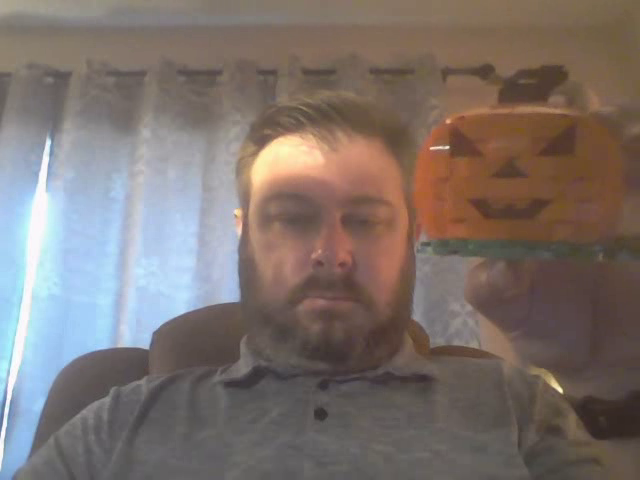
#> input picture frame 22 of optical_flow/output.mp4, 640 x 480 px
$ python particles.py
#> lines starting #> are read from the running program, lines starting #| are printed output that depends on the picture; after the words box and inside, x2 and y2 are one past the last pixel; in counts of white or black regions, pixels touching at a corner belong together
import cv2
import numpy as np


def get_observation(frame):
    img_copy = frame.copy()
    img_copy = cv2.cvtColor(img_copy, cv2.COLOR_BGR2HSV)
    # print(img_copy[180, 460])
    # cv2.imshow('img', img_copy)
    # cv2.waitKey(0)
    color_low = np.array([7, 150, 100])
    color_high = np.array([15, 205, 255])
    mask = cv2.inRange(img_copy, color_low, color_high)
    # cv2.imshow('mask', mask)
    # cv2.waitKey(30)

    edges = cv2.Canny(mask, 100, 200)
    x, y, w, h = cv2.boundingRect(edges)
    cent_x = x+w//2
    cent_y = y+h//2
    measurements = np.array([[cent_x], [cent_y]], np.float32).flatten()
    return measurements


def predict_particles(particles, std_dev):
    noise = np.random.randn(len(particles), 2) * 5
    particles += noise
    return particles


def update_weights(particles, weights, observation, std_dev):
    distance = np.linalg.norm(particles - observation, axis=1)
    weights = np.exp(-distance**2 / (2*std_dev**2))
    weights /= np.sum(weights)
    return weights


def resample_particles(particles, weights, num_particles):
    indices = np.random.choice(range(num_particles), size=num_particles, p=weights)
    particles = particles[indices]
    weights = np.ones(num_particles)/ num_particles
    return particles, weights


def smooth_observation(observation, prev_observation, alpha=0.6):
    if prev_observation is None:
        return observation
    return alpha * observation + (1-alpha) * prev_observation


def main() -> None:
    cap = cv2.VideoCapture("output.mp4")
    ret, frame = cap.read()
#> frame is the input picture: shape (480, 640, 3); mean B, G, R 108.8, 113.6, 124.6

    num_particles = 1000
    particle_std_dev = 40

    particles = np.random.rand(num_particles, 2) * np.array([frame.shape[1], frame.shape[0]])
    frame_copy = frame.copy()
    for particle in particles:
        cv2.circle(frame_copy, (int(particle[0]), int(particle[1])), 2, (0, 255, 0), -1)
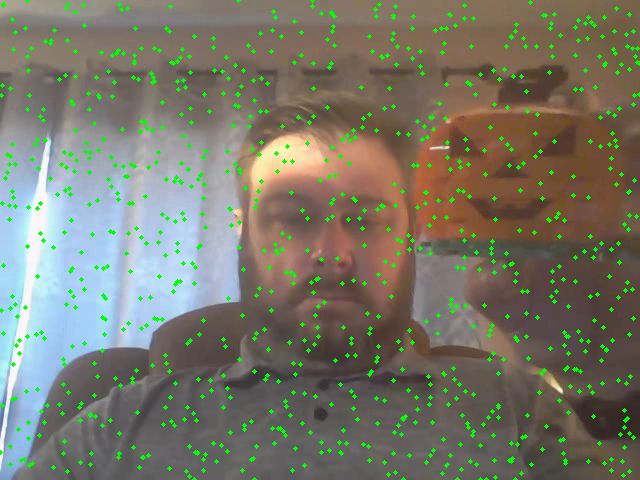
#> frame_copy: shape (480, 640, 3); 4.11% of pixels changed, all inside (x1, y1, x2, y2) = (0, 0, 640, 480)

    cv2.imshow('frame_copy', frame_copy)
    cv2.waitKey(0)

    weights = np.ones(num_particles)/num_particles

    observation = get_observation(frame)
#> in get_observation, `img_copy = cv2.cvtColor(img_copy, cv2.COLOR_BGR2HSV)`: img_copy: shape (480, 640, 3); mean H, S, V 43.1, 60.7, 132.9
#> in get_observation, `mask = cv2.inRange(img_copy, color_low, color_high)`:
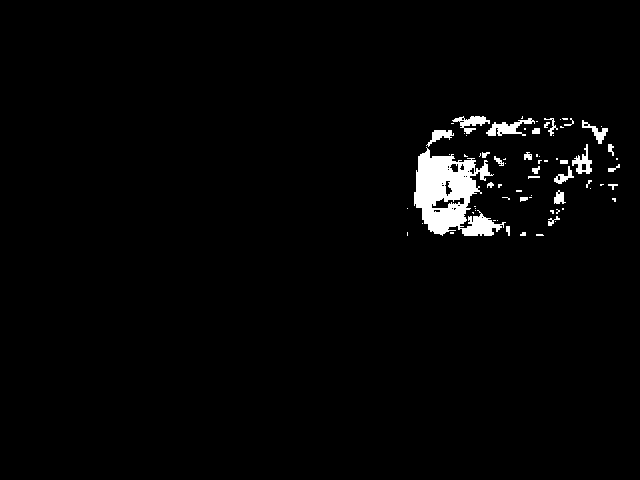
#> mask: shape (480, 640); 2.2% white; 72 white regions (45 under 20 px), largest, box (x1, y1, x2, y2) and area: (414, 147, 506, 236) 4288, (486, 118, 535, 136) 387, (452, 116, 490, 134) 294
#> in get_observation, `edges = cv2.Canny(mask, 100, 200)`:
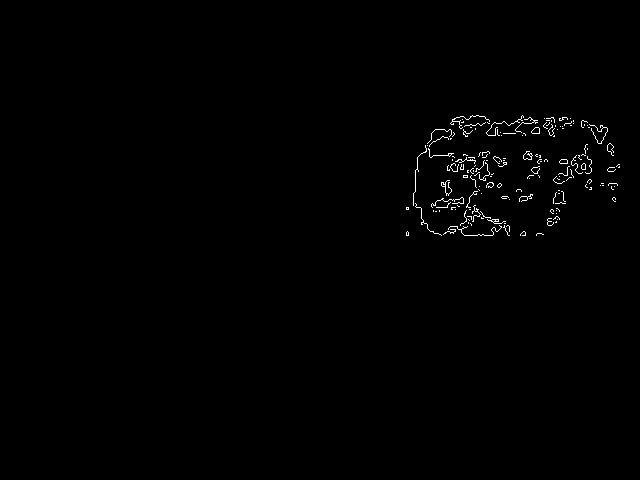
#> edges: shape (480, 640); 0.64% white in thin lines or dots, all inside (x1, y1, x2, y2) = (406, 115, 620, 236)
#> in get_observation, `x, y, w, h = cv2.boundingRect(edges)`: x = 406; y = 115; w = 214; h = 121
#> in get_observation, `cent_x = x+w//2`: cent_x = 513
#> in get_observation, `cent_y = y+h//2`: cent_y = 175
#> in get_observation, `measurements = np.array([[cent_x], [cent_y]], np.float32).flatten()`: measurements = [513, 175]
#> observation = [513, 175]
    while True:
        ret, frame = cap.read()
        if not ret:
            break
        prev_observation = observation
#> prev_observation = [513, 175]
        observation = get_observation(frame)
#> in get_observation (call 2), `img_copy = cv2.cvtColor(img_copy, cv2.COLOR_BGR2HSV)`: img_copy: shape (480, 640, 3); mean H, S, V 42.9, 60.7, 132.8
#> in get_observation (call 2), `mask = cv2.inRange(img_copy, color_low, color_high)`:
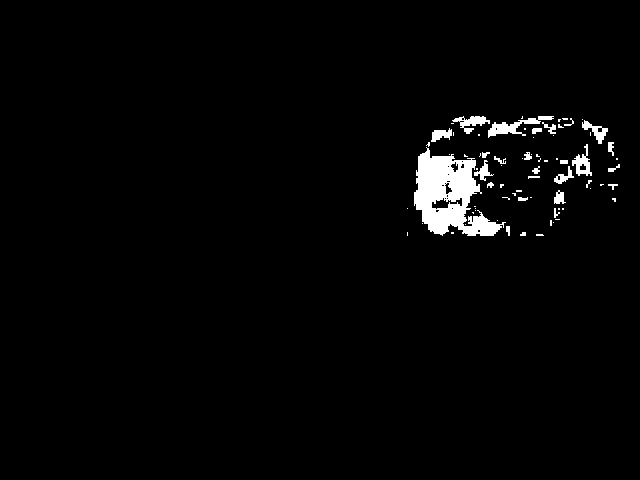
#> mask: shape (480, 640); 2.3% white; 76 white regions (49 under 20 px), largest, box (x1, y1, x2, y2) and area: (414, 147, 506, 236) 4207, (488, 116, 554, 138) 476, (452, 116, 490, 134) 290
#> in get_observation (call 2), `edges = cv2.Canny(mask, 100, 200)`:
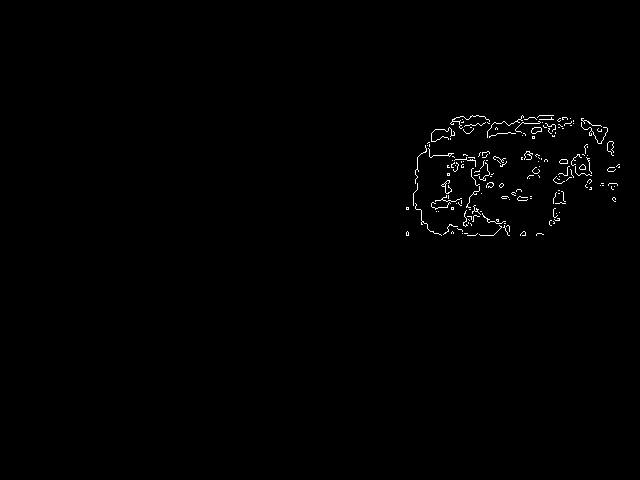
#> edges: shape (480, 640); 0.63% white in thin lines or dots, all inside (x1, y1, x2, y2) = (406, 115, 620, 236)
        observation = observation.reshape(1, 2)
#> observation = [[513, 175]]
        new_observation = smooth_observation(observation, prev_observation)
#> new_observation = [[513, 175]]

        particles = predict_particles(particles, particle_std_dev)

        weights = update_weights(particles, weights, new_observation, particle_std_dev)
#> in update_weights, `distance = np.linalg.norm(particles - observation, axis=1)`: distance = 1000 values, max 586.6 at index 548, min 5.04 at index 450, mean 279.9
#> in update_weights, `weights = np.exp(-distance**2 / (2*std_dev**2))`: weights = 1000 values, max 0.992 at index 450, min 1.96e-47 at index 548, mean 0.027
#> in update_weights, `weights /= np.sum(weights)`: weights = 1000 values, max 0.0368 at index 450, min 7.28e-49 at index 548, mean 0.001

        particles, weights = resample_particles(particles, weights, num_particles)
#> in resample_particles, `indices = np.random.choice(range(num_particles), size=num_particles, p..`: indices = 1000 values, max 999 at index 597, min 5 at index 24, mean 504.7
#> in resample_particles, `particles = particles[indices]`: particles = 1000 pairs, first value 389.2 to 636.5, second value 59 to 328.9
#> weights = 1000 values from 0.001 to 0.001

        for particle in particles:
            cv2.circle(frame, (int(particle[0]), int(particle[1])), 2, (0, 255, 0), -1)
#> this loop made 1000 passes
#> particle on passes 1 to 3: [552.7, 143.7], [462.6, 166.9], [515.4, 267.5]
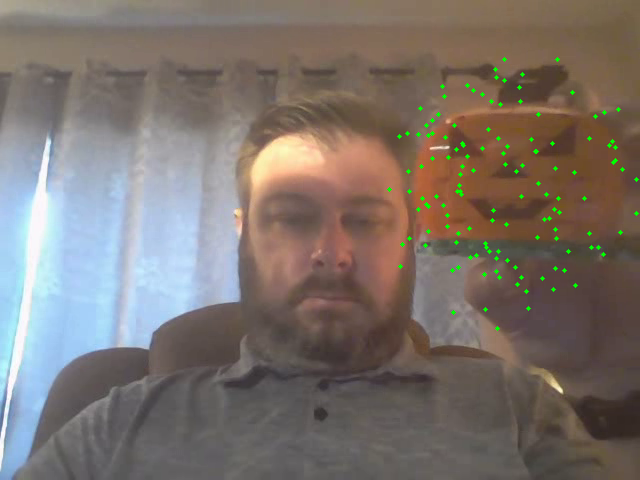
#> frame: shape (480, 640, 3); mean B, G, R 108.3, 114.5, 123.9

        cv2.imshow('frame', frame)
        if cv2.waitKey(30) & 0xFF == ord('q'):
#> (key q is pressed here)
            break


if __name__ == '__main__':
    main()

$ run again, starting later in the video
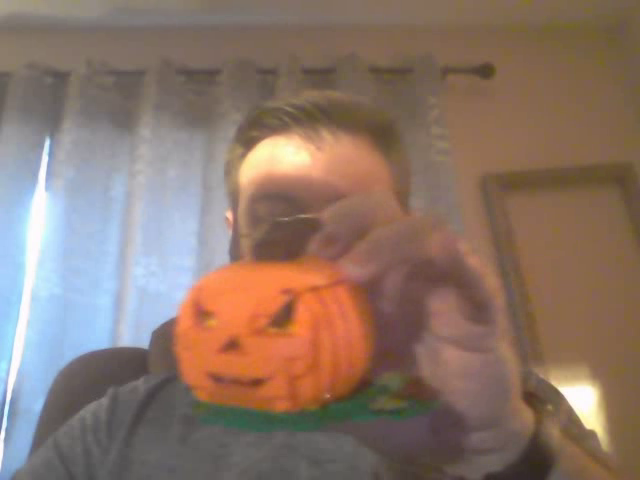
#> input picture frame 102 of optical_flow/output.mp4, 640 x 480 px
#> in main, frame is the input picture: shape (480, 640, 3); mean B, G, R 105.3, 117.4, 139.1
#> img_copy: shape (480, 640, 3); mean H, S, V 35.3, 81.1, 146.6
#> mask: shape (480, 640); 7.6% white; 24 white regions (23 under 20 px), largest, box (x1, y1, x2, y2) and area: (176, 256, 374, 412) 23219
#> edges: shape (480, 640); 0.51% white in thin lines or dots, all inside (x1, y1, x2, y2) = (173, 255, 593, 464)
#> x = 173; y = 255; w = 420; h = 209
#> cent_x = 383
#> cent_y = 359
#> measurements = [383, 359]
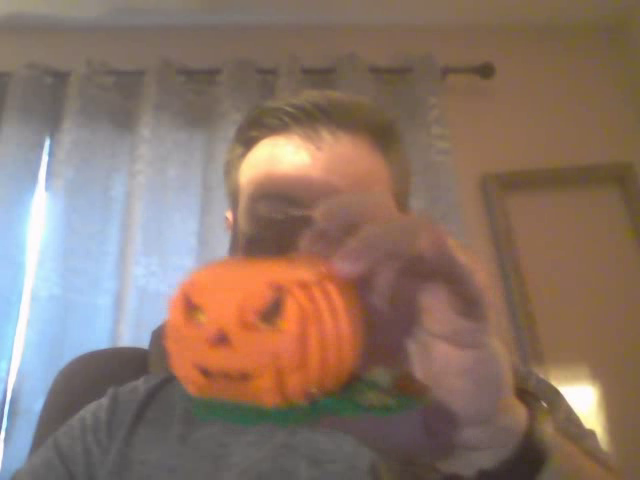
#> input picture frame 103 of optical_flow/output.mp4, 640 x 480 px
#> in main, frame is the input picture: shape (480, 640, 3); mean B, G, R 104.9, 117.1, 138.8
#> img_copy: shape (480, 640, 3); mean H, S, V 34.9, 80.9, 146.1
#> mask: shape (480, 640); 7.3% white; 17 white regions (16 under 20 px), largest, box (x1, y1, x2, y2) and area: (166, 254, 366, 406) 22453
#> edges: shape (480, 640); 0.45% white in thin lines or dots, all inside (x1, y1, x2, y2) = (165, 253, 529, 408)
#> in main, `observation = get_observation(frame)`: observation = [347, 330]
#> in main, `observation = observation.reshape(1, 2)`: observation = [[347, 330]]
#> new_observation = [[361.4, 341.6]]
#> distance = 1000 values, max 491.9 at index 973, min 12.45 at index 761, mean 238.7
#> in update_weights, `weights = np.exp(-distance**2 / (2*std_dev**2))`: weights = 1000 values, max 0.953 at index 761, min 1.46e-33 at index 973, mean 0.0312
#> in update_weights, `weights /= np.sum(weights)`: weights = 1000 values, max 0.0306 at index 761, min 4.69e-35 at index 973, mean 0.001
#> indices = 1000 values, max 999 at index 597, min 0 at index 24, mean 492.9
#> in resample_particles, `particles = particles[indices]`: particles = 1000 pairs, first value 263.2 to 484.9, second value 216.7 to 460.2
#> in main, `particles, weights = resample_particles(particles, weights, num_partic..`: weights = 1000 values from 0.001 to 0.001
#> the loop in main, `for particle in particles:` made 1000 passes
#> particle on passes 1 to 3: [309.2, 317.9], [394.8, 351.8], [352.8, 362.2]
#> after the loop in main, `for particle in particles:`:
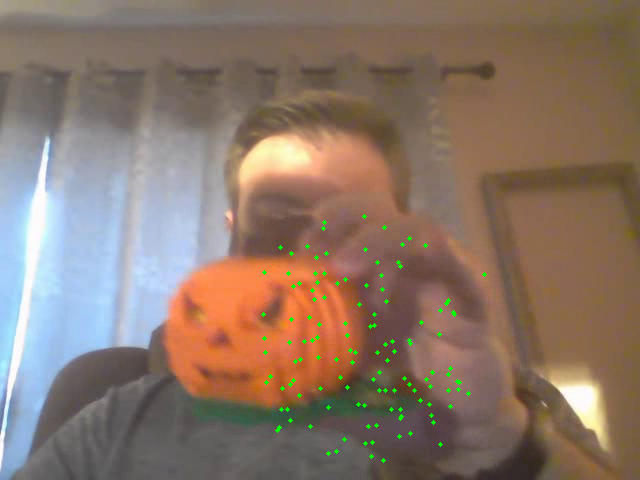
#> frame: shape (480, 640, 3); 0.53% of pixels changed, all inside (x1, y1, x2, y2) = (261, 214, 487, 463)

$ run again, starting later in the video
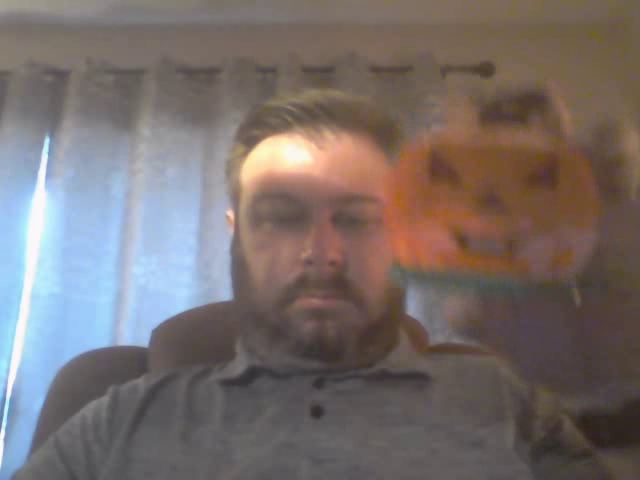
#> input picture frame 181 of optical_flow/output.mp4, 640 x 480 px
#> in main, frame is the input picture: shape (480, 640, 3); mean B, G, R 107.5, 109.8, 119.3
#> img_copy: shape (480, 640, 3); mean H, S, V 52, 58.2, 129
#> in get_observation, `mask = cv2.inRange(img_copy, color_low, color_high)`:
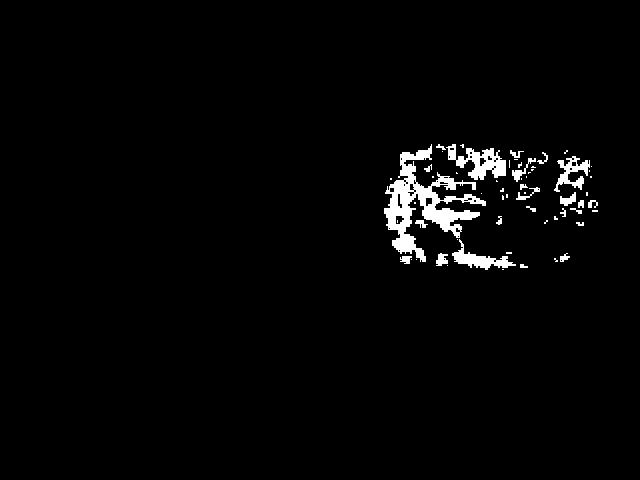
#> mask: shape (480, 640); 2.3% white; 60 white regions (36 under 20 px), largest, box (x1, y1, x2, y2) and area: (384, 144, 486, 262) 3685, (446, 144, 506, 180) 989, (452, 239, 516, 270) 634
#> edges: shape (480, 640); 0.75% white in thin lines or dots, all inside (x1, y1, x2, y2) = (383, 143, 598, 271)
#> x = 383; y = 143; w = 215; h = 128
#> cent_x = 490
#> cent_y = 207
#> measurements = [490, 207]
#> img_copy: shape (480, 640, 3); mean H, S, V 52.4, 58.1, 129.1
#> mask: shape (480, 640); 2.3% white; 60 white regions (36 under 20 px), largest, box (x1, y1, x2, y2) and area: (384, 144, 486, 264) 3831, (458, 148, 506, 184) 880, (452, 248, 516, 270) 643
#> edges: shape (480, 640); 0.74% white in thin lines or dots, all inside (x1, y1, x2, y2) = (383, 143, 598, 270)
#> in main, `observation = get_observation(frame)`: observation = [490, 206]
#> in main, `observation = observation.reshape(1, 2)`: observation = [[490, 206]]
#> new_observation = [[490, 206.4]]
#> distance = 1000 values, max 551.2 at index 548, min 5.22 at index 757, mean 263.1
#> in update_weights, `weights = np.exp(-distance**2 / (2*std_dev**2))`: weights = 1000 values, max 0.992 at index 757, min 5.91e-42 at index 548, mean 0.0301
#> in update_weights, `weights /= np.sum(weights)`: weights = 1000 values, max 0.033 at index 757, min 1.97e-43 at index 548, mean 0.001
#> indices = 1000 values, max 999 at index 597, min 5 at index 24, mean 470.1
#> in resample_particles, `particles = particles[indices]`: particles = 1000 pairs, first value 365 to 617.7, second value 69.82 to 342.3
#> in main, `particles, weights = resample_particles(particles, weights, num_partic..`: weights = 1000 values from 0.001 to 0.001
#> the loop in main, `for particle in particles:` made 1000 passes
#> particle on passes 1 to 3: [485.9, 244], [491.3, 101.4], [521, 277.8]
#> after the loop in main, `for particle in particles:`:
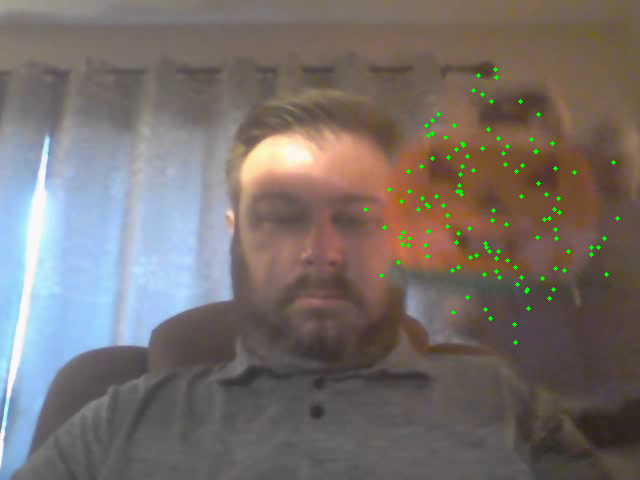
#> frame: shape (480, 640, 3); mean B, G, R 107.4, 110.7, 118.8
